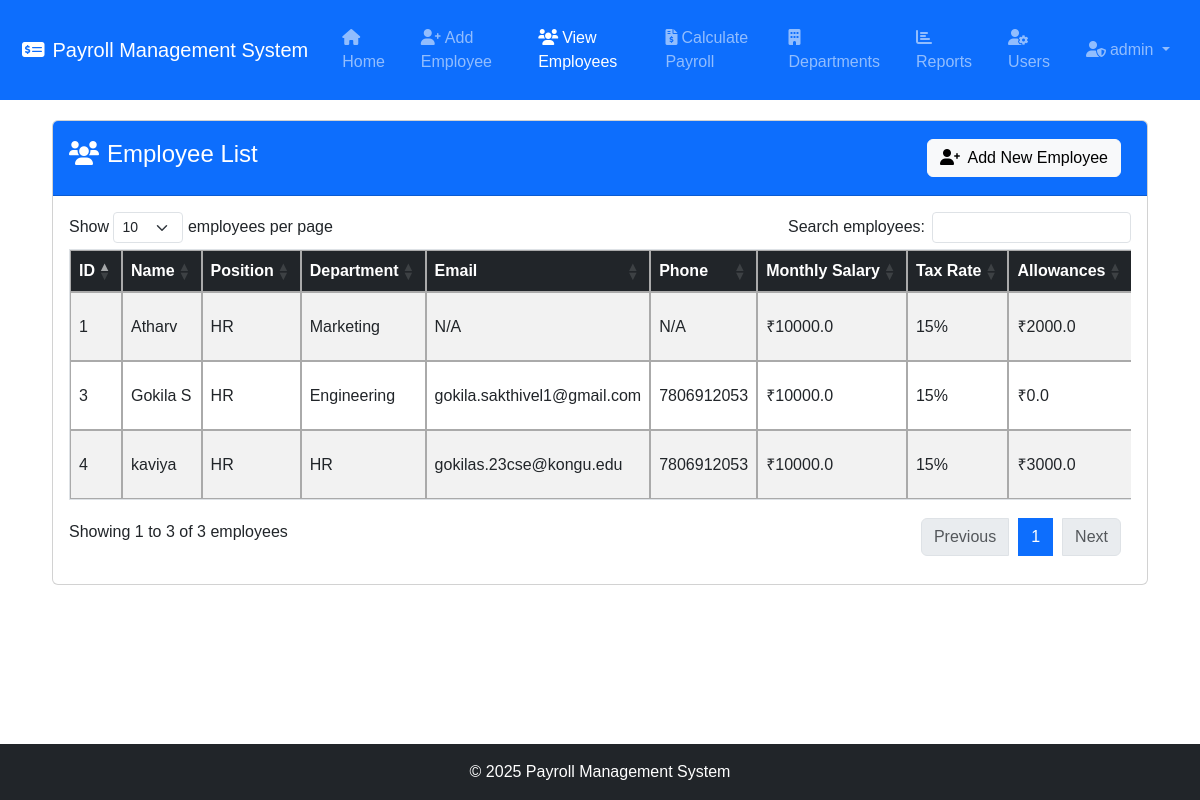
Page /view (signed in) on the committed database.
### tables this page shows
CREATE TABLE users (
                id INTEGER PRIMARY KEY AUTOINCREMENT,
                username TEXT UNIQUE NOT NULL,
                email TEXT UNIQUE NOT NULL,
                password_hash TEXT NOT NULL,
                role TEXT NOT NULL DEFAULT 'employee',
                employee_id INTEGER,
                created_at TIMESTAMP DEFAULT CURRENT_TIMESTAMP,
                FOREIGN KEY (employee_id) REFERENCES employees (id)
            );

CREATE TABLE employees (
                id INTEGER PRIMARY KEY AUTOINCREMENT,
                name TEXT NOT NULL,
                position TEXT NOT NULL,
                department TEXT,
                salary REAL NOT NULL,
                tax_rate REAL DEFAULT 0.15,
                allowances REAL DEFAULT 0
            , email TEXT, phone TEXT);

### app.py (the view)
@app.route('/view')
@admin_required
def view_employees():
    conn = sqlite3.connect('payroll_system/database.db')
    c = conn.cursor()
    c.execute("SELECT * FROM employees")
    employees = c.fetchall()
    conn.close()
    return render_template('view_employees.html', employees=employees, email_configured=EMAIL_CONFIG['enabled'])

### app.py (called while the page is built)
@login_manager.user_loader
def load_user(user_id):
    conn = sqlite3.connect('payroll_system/database.db')
    c = conn.cursor()
    c.execute("SELECT * FROM users WHERE id = ?", (user_id,))
    user_data = c.fetchone()
    conn.close()
    if user_data:
        return User(user_data[0], user_data[1], user_data[2], user_data[4], user_data[5])
    return None

def admin_required(f):
    @wraps(f)
    def decorated_function(*args, **kwargs):
        if not current_user.is_authenticated or current_user.role != 'admin':
            flash('Admin access required.', 'danger')
            return redirect(url_for('login'))
        return f(*args, **kwargs)
    return decorated_function

@app.context_processor
def inject_email_config():
    email_configured = (EMAIL_CONFIG.get('enabled', False) and
                        EMAIL_CONFIG.get('email') and
                        EMAIL_CONFIG.get('password'))
    return {'email_configured': email_configured}

### templates/view_employees.html (shortened to what this page needs)
<!DOCTYPE html>
<html lang="en">
<head>
    <link href="https://cdn.jsdelivr.net/npm/bootstrap@5.3.0-alpha1/dist/css/bootstrap.min.css" rel="stylesheet">
    <link rel="stylesheet" href="https://cdnjs.cloudflare.com/ajax/libs/font-awesome/6.0.0/css/all.min.css">
    <link rel="stylesheet" href="https://cdn.datatables.net/1.11.5/css/dataTables.bootstrap5.min.css">
    <link rel="stylesheet" href="/static/style.css">
</head>
<body>
    <nav class="navbar navbar-expand-lg navbar-dark bg-primary mb-4">
        <div class="container-fluid">
            <a class="navbar-brand" href="/">
                <i class="fas fa-money-check-alt me-2"></i>Payroll Management System
            </a>
            <div class="collapse navbar-collapse" id="navbarNav">
                <ul class="navbar-nav me-auto">
                    <li class="nav-item">
                        <a class="nav-link" href="/"><i class="fas fa-home me-1"></i>Home</a>
                    </li>
                    <li class="nav-item">
                        <a class="nav-link" href="/add"><i class="fas fa-user-plus me-1"></i>Add Employee</a>
                    </li>
                    <li class="nav-item">
                        <a class="nav-link active" href="/view"><i class="fas fa-users me-1"></i>View Employees</a>
                    </li>
                    <li class="nav-item">
                        <a class="nav-link" href="/payroll"><i class="fas fa-file-invoice-dollar me-1"></i>Calculate Payroll</a>
                    </li>
                    <li class="nav-item">
                        <a class="nav-link" href="/departments"><i class="fas fa-building me-1"></i>Departments</a>
                    </li>
                    <li class="nav-item">
                        <a class="nav-link" href="/department_report"><i class="fas fa-chart-bar me-1"></i>Reports</a>
                    </li>
                    <li class="nav-item">
                        <a class="nav-link" href="{{ url_for('manage_users') }}"><i class="fas fa-user-cog me-1"></i>Users</a>
                    </li>
                </ul>
                <ul class="navbar-nav ms-auto">
                    <li class="nav-item dropdown">
                        <a class="nav-link dropdown-toggle" href="#" role="button" data-bs-toggle="dropdown" aria-expanded="false">
                            <i class="fas fa-user-shield me-1"></i>{{ current_user.username }}
                        </a>
                    </li>
                </ul>
            </div>
        </div>
    </nav>
    <div class="container">
        <div class="card">
            <div class="card-header bg-primary text-white d-flex justify-content-between align-items-center">
                <h4><i class="fas fa-users me-2"></i>Employee List</h4>
                <a href="/add" class="btn btn-light">
                    <i class="fas fa-user-plus me-1"></i> Add New Employee
                </a>
            </div>
            <div class="card-body">
                <div class="table-responsive">
                    <table id="employeeTable" class="table table-striped table-hover">
                        <thead class="table-dark">
                            <tr>
                                <th>ID</th>
                                <th>Name</th>
                                <th>Position</th>
                                <th>Department</th>
                                <th>Email</th>
                                <th>Phone</th>
                                <th>Monthly Salary</th>
                                <th>Tax Rate</th>
                                <th>Allowances</th>
                            </tr>
                        </thead>
                        <tbody>
                            {% for emp in employees %}
                            <tr>
                                <td>{{ emp[0] }}</td>
                                <td>{{ emp[1] }}</td>
                                <td>{{ emp[2] }}</td>
                                <td>{{ emp[3] or 'N/A' }}</td>
                                <td>{{ emp[7] or 'N/A' }}</td>
                                <td>{{ emp[8] or 'N/A' }}</td>
                                <td>₹{{ emp[4] }}</td>
                                <td>{{ (emp[5] * 100)|round|int }}%</td>
                                <td>₹{{ emp[6] }}</td>
                            </tr>
                            {% endfor %}
                        </tbody>
                    </table>
                </div>
            </div>
        </div>
    </div>
    <footer class="bg-dark text-white text-center py-3 mt-5">
        <div class="container">
            <p class="mb-0">© 2025 Payroll Management System</p>
        </div>
    </footer>
</body>
</html>

### static/style.css (style rules this page uses)
html, body { height: 100%; margin: 0; padding: 0; }
body { font-family: Arial; margin: 0; padding: 120px 40px 0 40px; min-height: 100vh; display: flex; flex-direction: column; }
table { width: 60%; border-collapse: collapse; }
table, th, td { border: 1px solid #aaa; }
th, td { padding: 8px; text-align: left; }
a { margin: 10px; display: inline-block; }
.navbar { position: fixed !important; top: 0; left: 0; right: 0; width: 100% !important; margin: 0 !important; z-index: 1030; }
.navbar .nav-item.dropdown { position: relative !important; }
.table-responsive table { min-width: 1200px; }
.table th, .table td { white-space: nowrap; vertical-align: middle; }
.table th:nth-child(1), .table td:nth-child(1) { width: 5%; }
.table th:nth-child(2), .table td:nth-child(2) { width: 15%; }
.table th:nth-child(3), .table td:nth-child(3) { width: 12%; }
.table th:nth-child(4), .table td:nth-child(4) { width: 12%; }
.table th:nth-child(5), .table td:nth-child(5) { width: 15%; }
.table th:nth-child(6), .table td:nth-child(6) { width: 10%; }
.table th:nth-child(7), .table td:nth-child(7) { width: 10%; }
.table th:nth-child(8), .table td:nth-child(8) { width: 8%; }
.table th:nth-child(9), .table td:nth-child(9) { width: 8%; }
footer { width: 100vw !important; margin: 0 !important; margin-left: -40px !important; padding-left: 40px !important; padding-right: 40px !important; box-sizing: border-box !important; margin-top: auto !important; }
.container, .container-fluid { flex: 1; }

### rows in the picture
users: username "admin"
employees: id "1", name "Atharv", position "HR", department "Marketing", emp "N/A", salary "10000.0", (emp[5]*100)|round|int "15", allowances "2000.0"
employees: id "3", name "Gokila S", position "HR", department "Engineering", email "gokila.sakthivel1@gmail.com", phone "7806912053", salary "10000.0", (emp[5]*100)|round|int "15", allowances "0.0"
employees: id "4", name "kaviya", position "HR", department "HR", email "gokilas.23cse@kongu.edu", phone "7806912053", salary "10000.0", (emp[5]*100)|round|int "15", allowances "3000.0"
